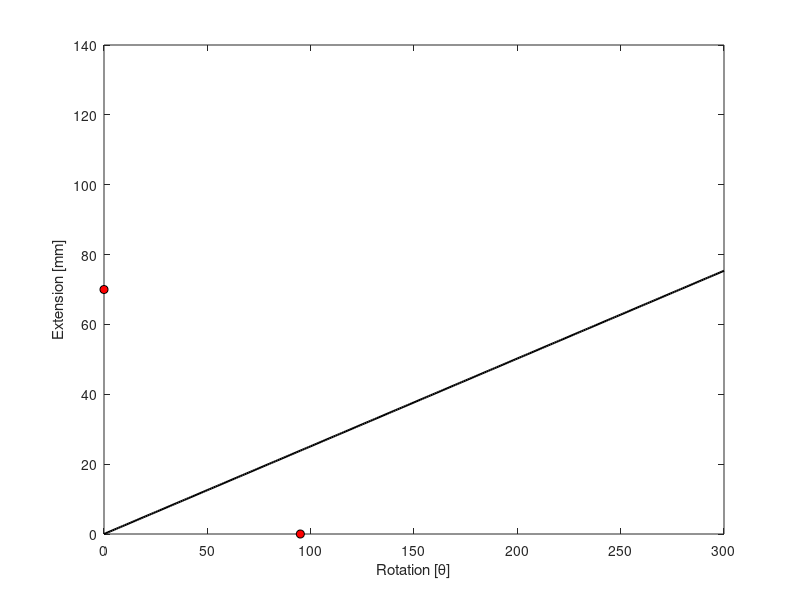

This chart was generated by the following MATLAB code:
close all
clc

points = [0, 70; 95, 0];


figure;

p1 = plot(points(:,1), points(:,2), 'ko', 'MarkerFaceColor', 'r', 'DisplayName', 'Max. values');

x = 0:300;

y = 0.2512 * x;

hold on

p2 = plot(x, y, 'k-', 'LineWidth', 1.5, 'DisplayName', 'Auxetic Trajectory');

% Defining parallel lines

y1 = 0.2512.*x(:,250) + 70;

hold on
plot(x(:,250), y1, 'g-', 'LineWidth', 1.5, 'DisplayName', 'Parallel Line 1')




% legend([p1, p2], {'Points', 'Line'}, 'TextColor', 'auto');

xlabel('Rotation [\theta]')
ylabel('Extension [mm]')

% xlim([0 250]);
% ylim([0 250]);